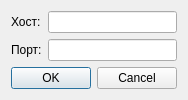
<?xml version="1.0" encoding="UTF-8"?>
<ui version="4.0">
 <class>SettingWindow</class>
 <widget class="QDialog" name="SettingWindow">
  <property name="geometry">
   <rect>
    <x>0</x>
    <y>0</y>
    <width>174</width>
    <height>98</height>
   </rect>
  </property>
  <property name="windowTitle">
   <string>Dialog</string>
  </property>
  <property name="modal">
   <bool>true</bool>
  </property>
  <layout class="QGridLayout" name="gridLayout">
   <item row="0" column="0">
    <widget class="QLabel" name="label">
     <property name="text">
      <string>Хост:</string>
     </property>
     <property name="buddy">
      <cstring>hostLine</cstring>
     </property>
    </widget>
   </item>
   <item row="0" column="1">
    <widget class="QLineEdit" name="hostLine">
     <property name="text">
      <string/>
     </property>
    </widget>
   </item>
   <item row="1" column="0">
    <widget class="QLabel" name="label_2">
     <property name="text">
      <string>Порт:</string>
     </property>
     <property name="buddy">
      <cstring>portLine</cstring>
     </property>
    </widget>
   </item>
   <item row="1" column="1">
    <widget class="QLineEdit" name="portLine">
     <property name="text">
      <string/>
     </property>
    </widget>
   </item>
   <item row="2" column="0" colspan="2">
    <widget class="QDialogButtonBox" name="buttonBox">
     <property name="orientation">
      <enum>Qt::Horizontal</enum>
     </property>
     <property name="standardButtons">
      <set>QDialogButtonBox::Cancel|QDialogButtonBox::Ok</set>
     </property>
    </widget>
   </item>
  </layout>
 </widget>
 <resources/>
 <connections/>
</ui>
